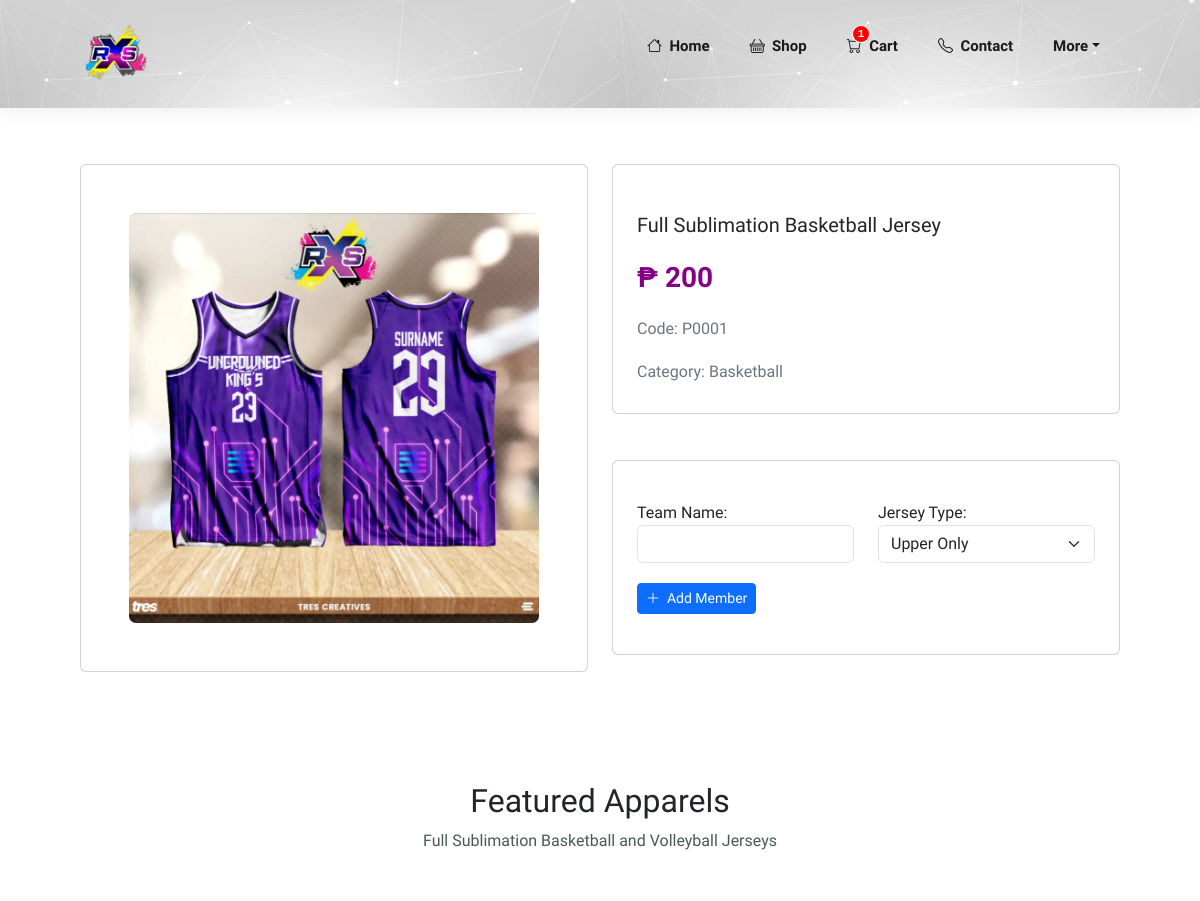
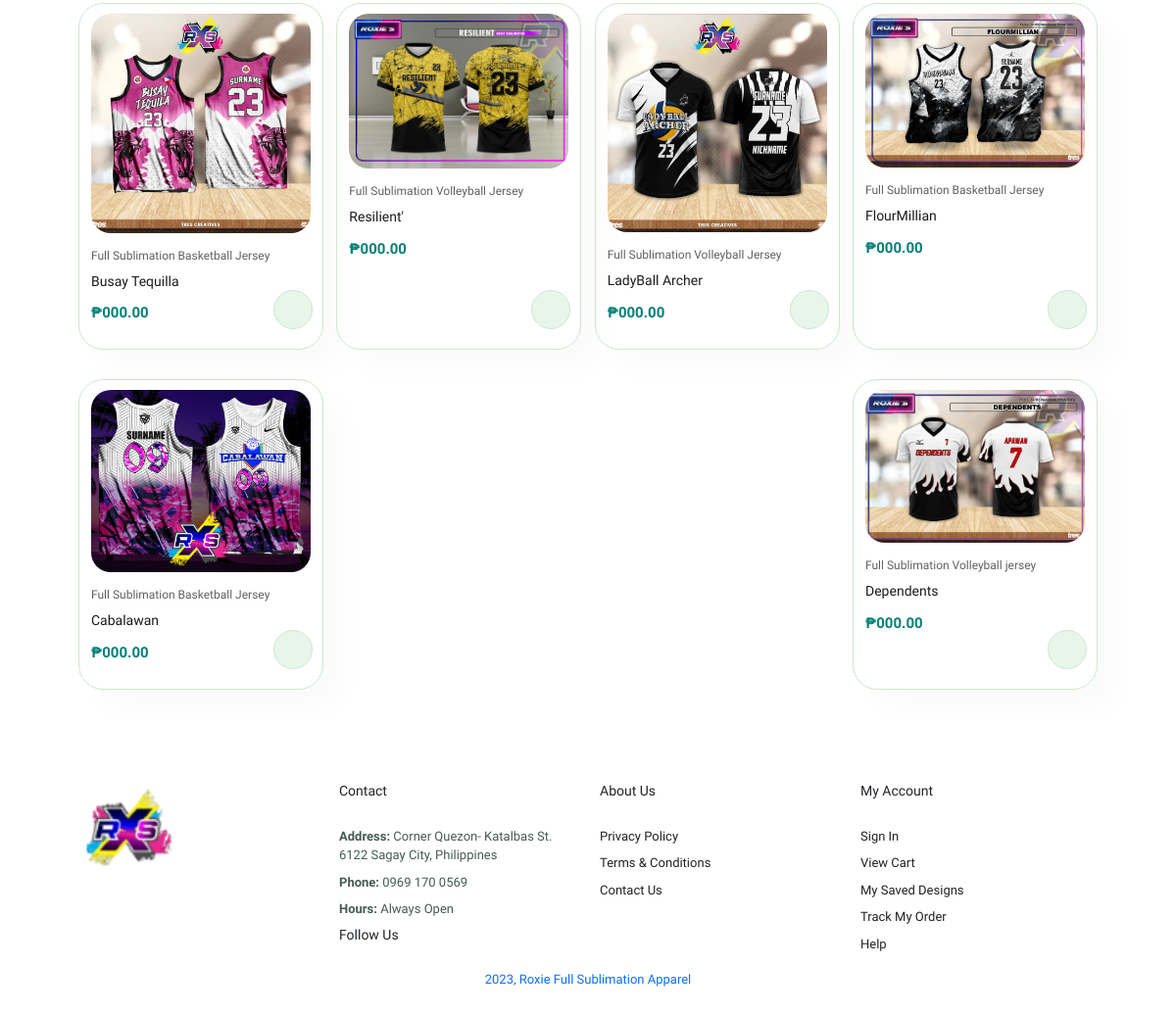
Screenshot of /details.php?id=1 (signed in) with the database file from the repository (2 pictures, top to bottom).
### tables this page shows
CREATE TABLE IF NOT EXISTS `tbl_shirt` (
  `id` int NOT NULL AUTO_INCREMENT,
  `shirt_title` varchar(50) NOT NULL,
  `shirt_code` varchar(50) NOT NULL,
  `shirt_price` varchar(50) NOT NULL,
  `img_url` varchar(50) NOT NULL,
  `shirt_category_id` tinyint NOT NULL,
  `jersey_type_id` tinyint NOT NULL,
  PRIMARY KEY (`id`),
  KEY `shirt_category` (`shirt_category_id`),
  KEY `jersey_type_id` (`jersey_type_id`)
);

CREATE TABLE IF NOT EXISTS `tbl_shirt_category` (
  `id` int NOT NULL AUTO_INCREMENT,
  `shirt_category` varchar(50) NOT NULL,
  PRIMARY KEY (`id`)
);

CREATE TABLE IF NOT EXISTS `tbl_jersey_type` (
  `id` tinyint NOT NULL AUTO_INCREMENT,
  `jersey_type` varchar(50) NOT NULL,
  PRIMARY KEY (`id`)
);

### details.php (the view, shortened to what this page needs)
<?php
if ($_SESSION['username'] && isset($_SESSION['id'])) {
    $get_id = $_GET['id'];
?>
    <!DOCTYPE html>
    <html lang="en">
    <?php include 'includes/head.php' ?>
    <body>
        <?php include 'includes/header.php' ?>
        <?php
        $stmt = $conn->prepare(' SELECT
                tbl_shirt.id,
                tbl_shirt.img_url,
                tbl_shirt.shirt_title,
                tbl_shirt.shirt_code,
                tbl_shirt.shirt_price,
                tbl_shirt.jersey_type_id,
                tbl_shirt_category.shirt_category,
                tbl_jersey_type.jersey_type
                FROM tbl_shirt
                INNER JOIN tbl_shirt_category ON tbl_shirt.shirt_category_id = tbl_shirt_category.id
                INNER JOIN tbl_jersey_type ON tbl_shirt.jersey_type_id = tbl_jersey_type.id
                WHERE tbl_shirt.id = ? ');
        $stmt->bind_param('i', $get_id);
        $stmt->execute();
        $result = $stmt->get_result();
        $row = $result->fetch_assoc();
        $img_url = $row['img_url'];
        $shirt_title = $row['shirt_title'];
        $shirt_price = $row['shirt_price'];
        $shirt_code = $row['shirt_code'];
        $shirt_category = $row['shirt_category'];
        $jersey_type = $row['jersey_type'];
        $jersey_type_id = $row['jersey_type_id'];
        ?>
        <section id="pro-details" class="section-p1">
            <div class="row">
                <div class="col-lg-6 col-md-6 col-sm-12 mt-3">
                    <div class="card p-5">
                        <img src="IMG/products/<?php echo $img_url ?>" style="border-radius: 7px; width: 100%;" alt="Shirt Image">
                    </div>
                </div>
                <div class="col-lg-6 col-md-6 col-sm-12 mt-3">
                    <div class="row">
                        <div class="col-lg-12 col-md-12">
                            <div class="card p-4">
                                <h5 class="mt-4"><?php echo $shirt_title ?></h5>
                                <h3 class="price-text mt-3" id="price">₱ <?php echo $shirt_price ?></h3>
                                <h6 class="mt-3 text-secondary">Code: <?php echo $shirt_code ?></h6>
                                <h6 class="mt-3 text-secondary">Category: <?php echo $shirt_category ?></h6>
                            </div>
                        </div>
                        <div class="col-lg-12 col-md-12 mt-3">
                            <div class="card p-4">
                                <form action="checking/add-to-cart.php?id=<?php echo $get_id ?>" method="POST" class="mt-3">
                                    <div class="row mb-3">
                                        <div class="col-lg-6 col-md-6">
                                            <div class="form-group mb-1">
                                                <label for="team_name">Team Name:</label>
                                                <input type="text" name="team_name" value="<?php echo $team_name ?>" id="team_name" class="form-control w-100" />
                                            </div>
                                        </div>
                                        <div class="col-lg-6 col-md-6">
                                            <div class="form-group">
                                                <label for="jersey_type_id">Jersey Type:</label>
                                                <select class="form-select w-100" name="jersey_type_id" id="jersey_type_id">
                                                    <option value="<?php echo $jersey_type_id ?>"><?php echo $jersey_type ?></option>
                                                </select>
                                            </div>
                                        </div>
                                    </div>
                                    <div class="player">
                                        <button class="btn btn-primary btn-sm" id="addRow" type="button">
                                            <i class="bi bi-plus-lg"></i>&nbsp; Add Member
                                        </button>
                                    </div>
                                </form>
                            </div>
                        </div>
                    </div>
                </div>
            </div>
        </section>
        <section id="product1" class="section-p1">
            <h2>Featured Apparels</h2>
            <p>Full Sublimation Basketball and Volleyball Jerseys</p>
            <div class="pro-container">
                <div class="pro">
                    <img src="IMG/products/P2.jpg" alt="">
                    <div class="des">
                        <span>Full Sublimation Basketball Jersey </span>
                        <h5>Busay Tequilla</h5>
                        <h4>₱000.00</h4>
                    </div>
                    <a href="cart.html"><i class="fa fa-shopping-cart cart" style="font-size:24px"></i></a>
                </div>
                <div class="pro">
                    <img src="IMG/products/P3.jpg" alt="">
                    <div class="des">
                        <span>Full Sublimation Volleyball Jersey</span>
                        <h5>Resilient'</h5>
                        <h4>₱000.00</h4>
                    </div>
                    <a href="cart.html"><i class="fa fa-shopping-cart cart" style="font-size:24px"></i></a>
                </div>
                <div class="pro">
                    <img src="IMG/products/P4.jpg" alt="">
                    <div class="des">
                        <span>Full Sublimation Volleyball Jersey</span>
                        <h5>LadyBall Archer</h5>
                        <h4>₱000.00</h4>
                    </div>
                    <a href="cart.html"><i class="fa fa-shopping-cart cart" style="font-size:24px"></i></a>
                </div>
                <div class="pro">
                    <img src="IMG/products/P5.jpg" alt="">
                    <div class="des">
                        <span>Full Sublimation Basketball Jersey</span>
                        <h5>FlourMillian</h5>
                        <h4>₱000.00</h4>
                    </div>
                    <a href="cart.html"><i class="fa fa-shopping-cart cart" style="font-size:24px"></i></a>
                </div>
                <div class="pro">
                    <img src="IMG/products/P6.jpg" alt="">
                    <div class="des">
                        <span>Full Sublimation Basketball Jersey</span>
                        <h5>Cabalawan</h5>
                        <h4>₱000.00</h4>
                    </div>
                    <a href="cart.html"><i class="fa fa-shopping-cart cart" style="font-size:24px"></i></a>
                </div>
                <div class="pro">
                    <img src="IMG/products/P7.jpg" alt="">
                    <div class="des">
                        <span>Full Sublimation Volleyball jersey</span>
                        <h5>Dependents</h5>
                        <h4>₱000.00</h4>
                    </div>
                    <a href="cart.html"><i class="fa fa-shopping-cart cart" style="font-size:24px"></i></a>
                </div>
            </div>
        </section>
        <?php include 'includes/footer.php' ?>
    </body>
    </html>
<?php
} else {
    header("Location: client-login.php");
    exit();
}

### style.css (style rules this page uses)
* { margin: 0; padding: 0; box-sizing: border-box; font-family: 'Spartan', sans-serif; }
h2 { font-size: 36px; line-height: 54px; color: #222; }
h4 { font-size: 15px; color: #222 }
h6 { font-weight: 700; font-size: 15px; }
p { font-size: 16px; color: #465b52; margin: 15px 0 20px 0; }
a { text-decoration: none !important; }
.section-p1 { padding: 40px 80px; }
body { width: 100%; background-color: #fff6ff; }
.card { margin-bottom: 30px; border: none; border-radius: 5px; position: relative; background-color: #e4e4e4; }
.card img { width: 100%; }
#product1 { text-align: center; }
#product1 .pro-container { display: flex; justify-content: space-between; padding-top: 20px; flex-wrap: wrap; }
#product1 .pro { width: 23%; min-width: 250px; padding: 10px 12px; border: 1px solid #cce7d0; border-radius: 25px; cursor: pointer; box-shadow: 20px 20px 30px rgba(0, 0, 0, 0.02); margin: 15px 0; transition: 0.2s ease; position: relative; }
#product1 .pro img { width: 100%; border-radius: 20px; }
#product1 .pro .des { text-align: start; padding: 10px 0; }
#product1 .pro .des span { color: #606063; font-size: 12px; }
#product1 .pro .des h5 { padding-top: 7px; color: #1a1a1a; font-size: 14px; }
#product1 .pro .des h4 { padding-top: 7px; font-size: 15px; font-weight: 700; color: #088178; }
#product1 .pro .cart { width: 40px; height: 40px; line-height: 40px; border-radius: 50px; background-color: #e8f6ea; font-weight: 500; color: #088178; border: 1px solid #cce7d0; position: absolute; bottom: 20px; right: 10px; }
* { margin: 0; padding: 0; box-sizing: border-box; user-select: none; }
.price-text { font-weight: bold; color: #860086; }

### rows the page displays
tbl_shirt: img_url (picture), shirt_title "Full Sublimation Basketball Jersey", shirt_price "200", shirt_code "P0001", shirt_category.shirt_category "Basketball", jersey_type_id "Upper Only"

### other values shown
$cart_quantity "1"
